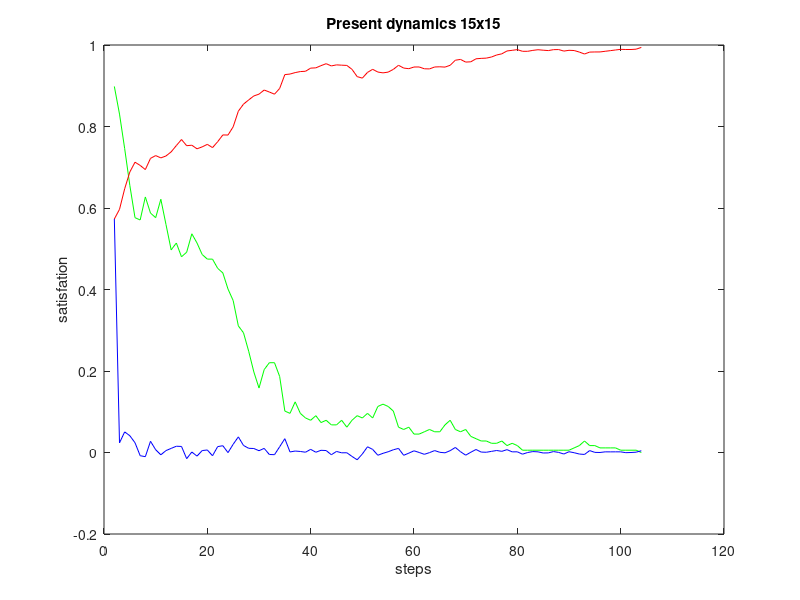

Reproduce this figure in MATLAB.
dynamics = [
NaN,NaN,NaN;
0.8983050847457628,0.5730293247242395,0.5730293247242395;
0.8305084745762712,0.5966841538875435,2.365482916330395e-2;
0.7457627118644068,0.6472289480764052,5.0544794188861736e-2;
0.655367231638418,0.6883979015334946,4.1168953457089305e-2;
0.576271186440678,0.7123755716976053,2.397767016411085e-2;
0.5706214689265536,0.7045287418168772,-7.846829880728169e-3;
0.6271186440677966,0.694276298089857,-1.025244372702022e-2;
0.5875706214689266,0.7218253968253966,2.7549098735539557e-2;
0.576271186440678,0.7286162675993181,6.7908707739215545e-3;
0.6214689265536724,0.7229598242310101,-5.656443368307998e-3;
0.559322033898305,0.7277037933817591,4.743969150748986e-3;
0.4971751412429379,0.7377858488027977,1.0082055421038684e-2;
0.5141242937853108,0.7531835709801812,1.539772217738345e-2;
0.480225988700565,0.7680409828714909,1.4857411891309645e-2;
0.4915254237288136,0.752901085104475,-1.5139897767015922e-2;
0.536723163841808,0.7541027710519232,1.201685947448354e-3;
0.5141242937853108,0.7452560308492509,-8.84674020267245e-3;
0.4858757062146893,0.749995516097211,4.739485247960224e-3;
0.4745762711864407,0.7561900278001968,6.194511702985738e-3;
0.4745762711864407,0.74820419693301,-7.985830867186846e-3;
0.4519774011299435,0.7626490897677336,1.4444892834723656e-2;
0.4406779661016949,0.7793157564344002,1.6666666666666604e-2;
0.4011299435028249,0.779037754461483,-2.780019729171961e-4;
0.3728813559322034,0.7992354945744775,2.0197740112994446e-2;
0.3107344632768362,0.837581831225899,3.834633665142154e-2;
0.2937853107344633,0.8548829701372073,1.730113891130826e-2;
0.24858757062146894,0.8652026724060622,1.0319702268854938e-2;
0.1977401129943503,0.8750000000000003,9.797327593938105e-3;
0.15819209039548024,0.8793964666846024,4.396466684602049e-3;
0.2033898305084746,0.8895143933279526,1.0117926643350223e-2;
0.22033898305084745,0.884635907093534,-4.878486234418581e-3;
0.22033898305084745,0.8792978208232446,-5.338086270289377e-3;
0.1864406779661017,0.8934378082683168,1.4139987445072123e-2;
0.1016949152542373,0.9273585328670074,3.3920724598690694e-2;
9.6045197740113e-2,0.9287037037037037,1.3451708366962758e-3;
0.12429378531073447,0.9323020356918661,3.598331988162321e-3;
9.6045197740113e-2,0.9348242310106716,2.522195318805557e-3;
8.47457627118644e-2,0.9355259617971482,7.017307864766144e-4;
7.909604519774012e-2,0.9432651780109408,7.739216213792588e-3;
9.03954802259887e-2,0.9439265536723164,6.61375661375511e-4;
7.344632768361582e-2,0.9493341404358353,5.407586763518958e-3;
7.909604519774012e-2,0.9541386422742357,4.8045018384003995e-3;
6.779661016949153e-2,0.9486481033091202,-5.4905389651154655e-3;
6.779661016949153e-2,0.9512554927809167,2.6073894717965258e-3;
7.909604519774012e-2,0.9504909873553943,-7.645054255224899e-4;
6.2146892655367235e-2,0.9498901443816696,-6.008429737245784e-4;
7.909604519774012e-2,0.9402699309478972,-9.620213433772463e-3;
9.03954802259887e-2,0.9224038202851768,-1.7866110662720494e-2;
8.47457627118644e-2,0.9187202941440231,-3.6835261411536104e-3;
9.6045197740113e-2,0.9327661196305269,1.4045825486503792e-2;
8.47457627118644e-2,0.9403483992467043,7.582279616177418e-3;
0.11299435028248588,0.9336382387229848,-6.7101605237195085e-3;
0.11864406779661017,0.931629450273518,-2.00878844946689e-3;
0.11299435028248588,0.9334745762711866,1.8451259976686575e-3;
0.1016949152542373,0.9401914626490896,6.716886377903053e-3;
6.2146892655367235e-2,0.9502443727019998,1.0052910052910207e-2;
5.649717514124294e-2,0.9434153887543718,-6.828983947628036e-3;
6.2146892655367235e-2,0.9418572325351985,-1.5581562191732958e-3;
4.519774011299435e-2,0.9460182943233789,4.161061788180417e-3;
4.519774011299435e-2,0.9460967626221863,7.846829880742459e-5;
5.084745762711865e-2,0.9416509730069051,-4.445789615281158e-3;
5.649717514124294e-2,0.9413550354228322,-2.9593758407304576e-4;
5.084745762711865e-2,0.9460608913998745,4.705855977042343e-3;
5.084745762711865e-2,0.946545152901085,4.842615012105115e-4;
6.779661016949153e-2,0.9457604699130122,-7.846829880728007e-4;
7.909604519774012e-2,0.9502712761187339,4.510806205721655e-3;
5.649717514124294e-2,0.9626625414761005,1.239126535736674e-2;
5.084745762711865e-2,0.9646354587032556,1.9729172271550303e-3;
5.649717514124294e-2,0.9581024123397003,-6.5330463635553115e-3;
3.954802259887006e-2,0.9587817236122321,6.793112725318424e-4;
3.389830508474576e-2,0.9661465339431443,7.364810330912117e-3;
2.824858757062147e-2,0.9671890413415838,1.0425073984395253e-3;
2.824858757062147e-2,0.967794368218097,6.053268765131795e-4;
2.2598870056497175e-2,0.970581113801453,2.786745583355986e-3;
2.2598870056497175e-2,0.9754977132095777,4.916599408124741e-3;
2.824858757062147e-2,0.978369652945924,2.8719397363463125e-3;
1.694915254237288e-2,0.9853645412967449,6.994888350820891e-3;
2.2598870056497175e-2,0.9869518428840461,1.5873015873012907e-3;
1.694915254237288e-2,0.9886467581382835,1.6949152542373523e-3;
5.649717514124294e-3,0.9845350192807819,-4.11173885750163e-3;
5.649717514124294e-3,0.9845350192807819,0.0;
5.649717514124294e-3,0.986810599946193,2.2755806654111382e-3;
5.649717514124294e-3,0.9884248049502287,1.6142050040356272e-3;
5.649717514124294e-3,0.9872477804681196,-1.177024482109121e-3;
5.649717514124294e-3,0.9863061608824321,-9.416195856874894e-4;
5.649717514124294e-3,0.9885929513048157,2.2867904223836046e-3;
5.649717514124294e-3,0.9888283562012374,2.3540489642179206e-4;
5.649717514124294e-3,0.985061877858488,-3.7664783427494757e-3;
5.649717514124294e-3,0.9869787463007802,1.916868442292217e-3;
1.1299435028248588e-2,0.986438436014707,-5.403102860731641e-4;
1.694915254237288e-2,0.9826854093803244,-3.7530266343825482e-3;
2.824858757062147e-2,0.977896601201686,-4.78880817863853e-3;
1.694915254237288e-2,0.9826046991301229,4.708097928436965e-3;
1.694915254237288e-2,0.98292754013093,3.228410008070612e-4;
1.1299435028248588e-2,0.9829746211102145,4.708097928448687e-5;
1.1299435028248588e-2,0.9845888261142501,1.6142050040356272e-3;
1.1299435028248588e-2,0.9861492242848177,1.5603981705675962e-3;
1.1299435028248588e-2,0.9877858488027981,1.6366245179803992e-3;
5.649717514124294e-3,0.9893664245359162,1.5805757331180679e-3;
5.649717514124294e-3,0.9889628732849072,-4.0355125100894696e-4;
5.649717514124294e-3,0.9889628732849072,0.0;
5.649717514124294e-3,0.9897699757869252,8.071025020178939e-4;
0.0,0.9941081517352703,4.338175948345256e-3;
];

unsatisfiedRatio = dynamics (:, 1);
similarity = dynamics (:, 2);
similarityChange = dynamics (:, 3);

figure
plot (unsatisfiedRatio.', 'color', 'green');
hold on
plot (similarity.', 'color', 'red');
hold on
plot (similarityChange.', 'color', 'blue');

xlabel ('steps');
ylabel ('satisfation');

title ('Present dynamics 15x15');